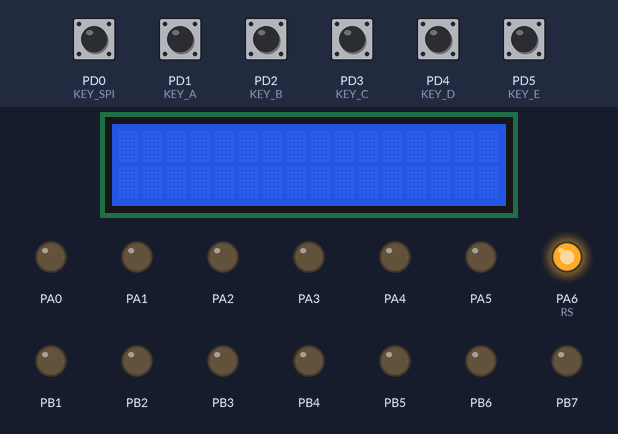
This program was run on a simulated ATmega32, built with avr-gcc and emulated at 8 MHz. Parts: 16×2 character LCD, output pins drawn as LEDs (lit = HIGH). Wiring (inferred from the signals the program sends): character LCD (HD44780): RS PB0; E PA7; data PC0, PC1, PC2, PC3, PC4, PC5, PC6, PC7. Dashed ring = blinking. Inputs (shaded band) come from the test bench; at power-on: PD0 (KEY_SPI), PD1 (KEY_A), PD2 (KEY_B), PD3 (KEY_C), PD4 (KEY_D), PD5 (KEY_E) HIGH. Pins used as bus, display or sensor lines are not drawn.

Above: at 1.2 s.
1.3 s: PD1 (KEY_A) pulled LOW for 0.15 s
At 2.5 s:
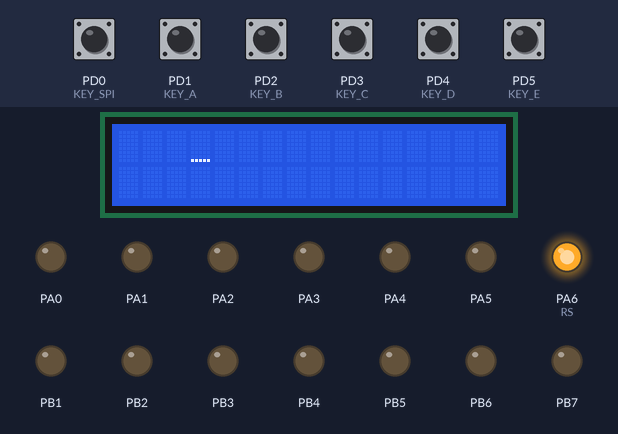
2.9 s: PD0 (KEY_SPI) pulled LOW for 1 s
At 4.4 s:
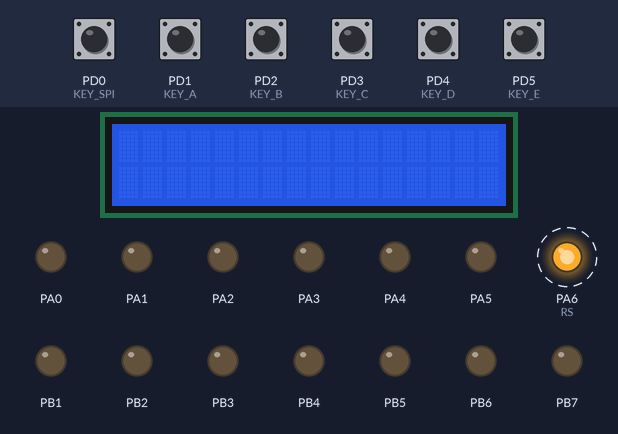
Timing chart, 0 to 5.9 s (numbered marks = the images above; inputs shaded):
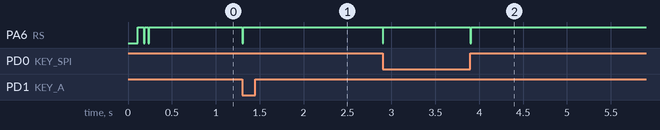

Measured:
- after the input at 1.3 s, PA6 (RS): HIGH → LOW at once, → HIGH 0.01 s later
- after the input at 2.9 s, PA6 (RS): alternates HIGH for 0.99 s and LOW for 0.01 s, 4 changes in all, then stays HIGH, starting at once
- by itself, PA6 (RS): alternates HIGH for 0.06 s and LOW for 0.01 s, 5 changes in all, then stays HIGH

The program:

main.c
```c
#include <avr/io.h>
#include <util/delay.h>
#include "WprowadzanieKoduSQ.h"
#include "LCD.h"
#include "koder_m.h"


int main(void)
{						//   F1 C1 A1 C2 A2 C4 A4 X  B1 D1 B2 D2 B4 D4 F2 PRZERWA  SPI
    uint8_t sygnal[20] = {0, 1, 0, 0, 0, 0, 0, 0, 0, 0, 0, 0, 0, 0, 0, 1, 0,    0, 0, 0};
	uint8_t	*wskSygnal = &sygnal[0];
	char ABClubD;

_delay_ms(50);
			sei();
			wprowadzanieTablicy(wskSygnal);
			ustawienia_portow();//koder_m
			Switch_Init();
			lcd_init();

			ustawienia_TIMER0_8bit();
			ustawienia_TIMER1_16bit();
			ustawienia_TIMER2_8bit();

			LCD_GoTo(0,0);
			LCD_WriteText("SQUAWK:");
			LCD_GoTo(7,0);
			lcd_data(A+48);
			lcd_data(B+48);
			lcd_data(C+48);
			lcd_data(D+48);


	while(1){
	ABClubD = 0;
	if(!key_lockSPI && !(PIND & KEY_SPI))    {
		key_lockSPI=1; sygnal[18]=0;  LCD_GoTo(0,1); LCD_WriteText("SPI OFF");}
	else if( key_lockSPI && (PIND & KEY_SPI ) ){ key_lockSPI=0;}

	if((!key_lockSPI2 && (PIND & KEY_SPI)))    {
		key_lockSPI2=1; sygnal[18]=1;  LCD_GoTo(0,1); LCD_WriteText("SPI ON  ");}
	else if( key_lockSPI2 && !(PIND & KEY_SPI ) ){ key_lockSPI2=0;}

//========================a=======================
	 if( !key_lockA && !(PIND & KEY_A ) ) {
		 key_lockA=1;
		ABClubD = 'a';
		 }
	 else if( key_lockA && (PIND & KEY_A ) ){ key_lockA++;}
//========================B=======================
	 if( !key_lockB && !(PIND & KEY_B ) ) {
		 key_lockB=1;
		ABClubD = 'b';
	 }
	 else if( key_lockB && (PIND & KEY_B ) ) {key_lockB++;}
//========================C=======================
	 if( !key_lockC && !(PIND & KEY_C ) ) {
		 key_lockC=1;
		 ABClubD = 'c';
	 }
	 else if( key_lockC && (PIND & KEY_C ) ){ key_lockC ++;}
//========================D=======================
	 if( !key_lockD && !(PIND & KEY_D ) ) {
		 key_lockD=1;
		 ABClubD = 'd';
	 }
	 else if( key_lockD && (PIND & KEY_D ) ) {key_lockD++;}
//===============Generacja sygna³u=================
	 if( !key_lockE && !(PIND & KEY_E ) ) {
		 key_lockE=1;
			wprowadzanieTablicy(wskSygnal);
			wlacz_TIMER2_8bit();
			wlacz_TIMER1_16bit();
		 }
	 else if( key_lockE && (PIND & KEY_E ) ) {key_lockE++;}
//========================SPI=======================


//==================================================
if (ABClubD){
	if(ABClubD=='a') {
		A=dodaj(A);
		zmianaTablicyKoduSSR('a',A,wskSygnal);
		LCD_GoTo(7,0);
		lcd_data(A+48);
	}
	if(ABClubD=='b') {
		B=dodaj(B);
		zmianaTablicyKoduSSR('b',B,wskSygnal);
		LCD_GoTo(8,0);
		lcd_data(B+48);
	}
	if(ABClubD=='c') {
		C=dodaj(C);
		zmianaTablicyKoduSSR('c',C,wskSygnal);
		LCD_GoTo(9,0);
		lcd_data(C+48);
	}
	if(ABClubD=='d') {
		D=dodaj(D);
		zmianaTablicyKoduSSR('d',D,wskSygnal);
		LCD_GoTo(10,0);
		lcd_data(D+48);
	}
	}//if
 }//while
}//end
```

WprowadzanieKoduSQ.c
```c
#include <avr/io.h>
#include "WprowadzanieKoduSQ.h"

void zmianaTablicyKoduSSR(char literaSQUAWK, uint8_t wartoscPrzyLiterzeSQWUAWK,uint8_t* wskSygnal){
	uint8_t poczatek; //zaleznie czy to jest A B C lub D
	//litera kodu squawk
	uint8_t tabSQUAWK[3];
	tabSQUAWK[0] = (wartoscPrzyLiterzeSQWUAWK%0b10);
	tabSQUAWK[1] = (wartoscPrzyLiterzeSQWUAWK-tabSQUAWK[0])%0b100;
	tabSQUAWK[2] = (wartoscPrzyLiterzeSQWUAWK%0b1000)-tabSQUAWK[1]-tabSQUAWK[0];
	if(tabSQUAWK[1]) tabSQUAWK[1]=1; //nie chce miec tutaj wartosci 4
	if(tabSQUAWK[2]) tabSQUAWK[2]=1; //nie chce miec tutaj wartosci 8
	//mamy tablice intow ktora przekaze do duzego sygnalu
	//zalezy w ktorym miejscu wstawic najmlodszy bit
	if(literaSQUAWK =='A' || literaSQUAWK=='a' ){
		poczatek = 3;
	}
	if(literaSQUAWK =='B' || literaSQUAWK=='b' ){
		poczatek = 9;
	}
	if(literaSQUAWK =='C' || literaSQUAWK=='c' ){
		poczatek = 2;
	}
	if(literaSQUAWK =='D' || literaSQUAWK=='d' ){
		poczatek = 10;
	}
	//================================================
	wskSygnal+=poczatek;
	*wskSygnal=tabSQUAWK[0];
	wskSygnal+=2;
	*wskSygnal=tabSQUAWK[1];
	wskSygnal+=2;
	*wskSygnal=tabSQUAWK[2];
	wskSygnal+=2;
}//koniec funkcji

uint8_t dodaj(uint8_t ABClubD){
	if (ABClubD>=7) return 0;
	else
	return ABClubD+1;
}

void Switch_Init(){
	PORTD |= KEY_A|KEY_B|KEY_C|KEY_D|KEY_SPI|KEY_E;

}
```

WprowadzanieKoduSQ.h
```c
#include <avr/io.h>

#define KEY_E (1<<PD5)
#define KEY_SPI (1<<PD0)
#define KEY_D (1<<PD4)
#define KEY_C (1<<PD3)
#define KEY_B (1<<PD2)
#define KEY_A (1<<PD1)

void zmianaTablicyKoduSSR(char,uint8_t,uint8_t*);
uint8_t dodaj(uint8_t);

void Switch_Init();

uint8_t key_lockA;
uint8_t key_lockB;
uint8_t key_lockC;
uint8_t key_lockD;
uint8_t key_lockE;
uint8_t key_lockEWyl;
uint8_t A;
uint8_t B;
uint8_t C;
uint8_t D;
uint8_t key_lockSPI;
uint8_t key_lockSPI2;
```

koder_m.c
```c
#include <avr/io.h>
#include <avr/interrupt.h>
#include "koder_m.h"
//uint8_t sygnal[19] =  {0, 1,1,1,1,1,1,1 ,1, 1,1,1,1,1,1,1, 0,0,1};
//uint8_t sygnal[19] =  {0, 1,0,0,0,0,0,0 ,1, 0,0,0,0,0,0,1, 0,0,1};
uint8_t sygnal[20];// =  { 1,1,1,1,1,1,1 ,0, 1,1,1,1,1,1,1, 0,0,1,0}; //0 to wysoki
static uint8_t i;
uint8_t t;
void wprowadzanieTablicy(uint8_t * wskMain){
	for(t=0;t<=20;t++){
	sygnal[t]=*wskMain;
	wskMain++;
	}
}

//=====ustawienia poczatkowe==
void ustawienia_TIMER0_8bit(){
	TCCR0 |= (1<<WGM01);	//TRYB CTC
	wylacz_TIMER0_8bit();
	TIMSK |= (1<<OCIE0); //compare match
	OCR0 = 125;//1ms
}
void ustawienia_TIMER1_16bit(){
	TCCR1B |=(1<<WGM12);//trybCTC
	wylacz_TIMER1_16bit();
	TIMSK |= (1 << OCIE1A);
	//OCR1A=27100;	//0,45ms
	OCR1A=28000;
}

void ustawienia_TIMER2_8bit(){
		TCCR2|=(1<<WGM21);
		wylacz_TIMER2_8bit();
		TIMSK|=(1<<OCIE2);
		OCR2=56;//0,45
}
//=============================
ISR(TIMER0_COMP_vect){
	PORTB = sygnal[i];

	wlacz_TIMER2_8bit();
	wylacz_TIMER0_8bit();
	i++;

}
ISR(TIMER2_COMP_vect){
	PORTB = 0;
	wylacz_TIMER2_8bit();
	wlacz_TIMER0_8bit();

}
ISR(TIMER1_COMPA_vect){

		PORTB = 0;
  ustawienia_TIMER0_8bit();
  ustawienia_TIMER1_16bit();
  ustawienia_TIMER2_8bit();
  ustawienia_portow();
   //powrot adresu na [0]
		i=0;

}


void wlacz_TIMER0_8bit(){
	TCCR0 |= (1<<CS01)|(1<<CS00);
}
void wylacz_TIMER0_8bit(){
	TCCR0 &= ~(1<<CS00); TCCR0 &= ~(1<<CS01); TCCR0 &= ~(1<<CS02);
}
void wlacz_TIMER1_16bit(){
	TCCR1B |= (1<<CS11);
}
void wylacz_TIMER1_16bit(){
	TCCR1B&= ~(1<<CS10); TCCR1B&= ~(1<<CS11); TCCR1B&= ~(1<<CS12);
}
void wlacz_TIMER2_8bit(){
	TCCR2|=(1<<CS22);
}
void wylacz_TIMER2_8bit(){
	TCCR2 &= ~(1<<CS20); TCCR2 &= ~(1<<CS21); TCCR2 &= ~(1<<CS22);
}
void ustawienia_portow(){
	DDRB = 0xFF;
	PORTB = 0;
	i=0;
	}
```

koder_m.h
```c
#ifndef koder_m_H_
#define koder_m_H_
#include <avr/io.h>
#include <avr/interrupt.h>

void wprowadzanieTablicy(uint8_t*  );

void ustawienia_portow();
void ustawienia_TIMER1_16bit();
void ustawienia_TIMER0_8bit();
void ustawienia_TIMER2_8bit();

void wlacz_TIMER0_8bit();
void wylacz_TIMER0_8bit();
void wlacz_TIMER1_16bit();
void wylacz_TIMER1_16bit();
void wlacz_TIMER2_8bit();
void wylacz_TIMER2_8bit();

ISR(TIMER1_COMPA_vect);
ISR(TIMER0_COMP_vect);
ISR(TIMER2_COMP_vect);

#endif 
```

LCD.c
```c
//#include <stdlib.h>
#include <avr/io.h>
#include <util/delay.h>
#include "LCD.h"

void lcd_cmd(unsigned char cmd)
{
	PORTC = cmd;		//portB do przesylania danych i polecen
	PORTA &=~RS;	//RS = 0
	PORTA |= E;	//set E
	_delay_ms(10);
	PORTA &=~ E; //clr E
}
void lcd_data(unsigned char data)  //sending data to lcd
{
	PORTC = data;		//portB do przesylania danych i polecen
	PORTA |= RS;  //RS = 1
	//	PORTC &=~(1<<PC1);	//RW ale to chyba usune
	PORTA |= E;	//set E
	_delay_ms(10);
	PORTA &=~ E; //clr E
}
void lcd_init(){
	DDRC = 0xff;
	DDRA = 0xff;
	lcd_cmd(0x38);	//8 bit mod
	lcd_cmd(0x0e);	//enable cursor
	lcd_cmd(0x06);	//cursor increment
	lcd_cmd(0x01);	//CLEAR lcd
	lcd_cmd(0x80);	//1st row 1st column

}

//-------------------------------------------------------------------------------------------------
//
// Funkcja wy?wietlenia napisu na wyswietlaczu.
//
//-------------------------------------------------------------------------------------------------
void LCD_WriteText(char * text)
{
	while(*text)
	lcd_data(*text++);
}
//-------------------------------------------------------------------------------------------------
//
// Funkcja ustawienia wspó?rz?dnych ekranowych
//
//-------------------------------------------------------------------------------------------------
void LCD_GoTo (unsigned char x, unsigned char y)
{
	lcd_cmd(LCDC_SET_DDRAM | (x + (0x40 * y)));
}
void probneWyswTablicy(uint8_t * wskSygnal){
	LCD_GoTo(0,1);
	lcd_data(*wskSygnal+48);
	wskSygnal++;
	lcd_data(*wskSygnal+48);
	wskSygnal++;
	lcd_data(*wskSygnal+48);
	wskSygnal++;
	lcd_data(*wskSygnal+48);
	wskSygnal++;
	lcd_data(*wskSygnal+48);
	wskSygnal++;
		lcd_data(*wskSygnal+48);
		wskSygnal++;
		lcd_data(*wskSygnal+48);
		wskSygnal++;
		lcd_data(*wskSygnal+48);
		wskSygnal++;
		lcd_data(*wskSygnal+48);
		wskSygnal++;
		lcd_data(*wskSygnal+48);
		wskSygnal++;
	lcd_data(*wskSygnal+48);
	wskSygnal++;
	lcd_data(*wskSygnal+48);
	wskSygnal++;
	lcd_data(*wskSygnal+48);
	wskSygnal++;
	lcd_data(*wskSygnal+48);
	wskSygnal++;
	lcd_data(*wskSygnal+48);
	wskSygnal+=4;
lcd_data(*wskSygnal+48);
wskSygnal++;

}
```

LCD.h
```c
#include <avr/io.h>
// Komendy steruj?ce
#define LCDC_CLS					0x01
#define LCDC_HOME					0x02
#define LCDC_ENTRY					0x04
#define LCDC_ENTRYR					0x02
#define LCDC_ENTRYL					0
#define LCDC_MOVE					0x01
#define LCDC_ONOFF					0x08
#define LCDC_DISPLAYON				0x04
#define LCDC_CURSORON				0x02
#define LCDC_CURSOROFF				0
#define LCDC_BLINKON				0x01
#define LCDC_SHIFT					0x10
#define LCDC_SHIFTDISP				0x08
#define LCDC_SHIFTR					0b11100
#define LCDC_SHIFTL					0
#define LCDC_FUNC					0x20
#define LCDC_FUNC8B					0x10
#define LCDC_FUNC4B					0
#define LCDC_FUNC2L					0x08
#define LCDC_FUNC1L					0
#define LCDC_FUNC5x10				0x04
#define LCDC_FUNC5x7				0
#define LCDC_SET_CGRAM				0x40
#define LCDC_SET_DDRAM				0x80
#define LCDC_2COL					0xc0
#define LCDC_1COL                   0x80

#define RS (1<<PA6)
#define E (1<<PA7)

void lcd_cmd(unsigned char); //wysy³anie komend
void lcd_data(unsigned char);  //sending data to lcd
void lcd_init();
void LCD_WriteText(char*);
void LCD_GoTo(unsigned char, unsigned char); // x y
void probneWyswTablicy(uint8_t *);
```
